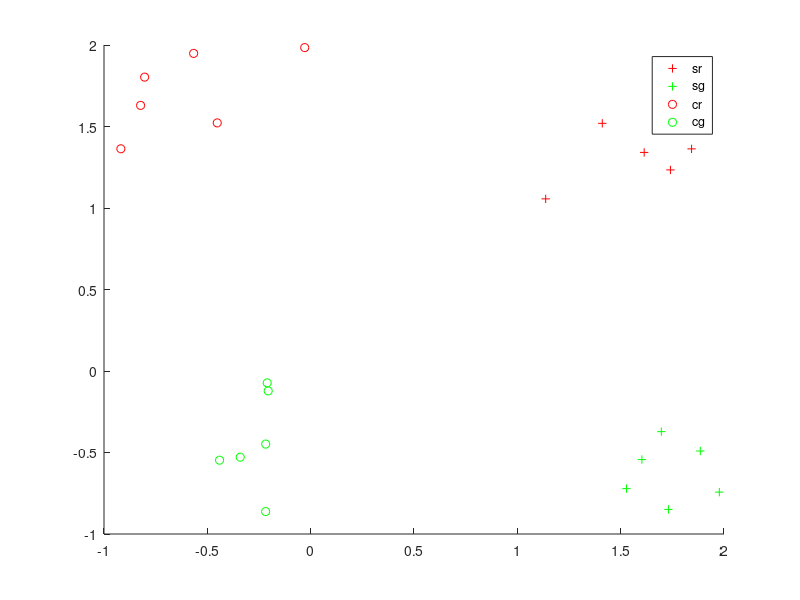

This chart was generated by the following MATLAB code: (Note: this script raises an error after producing the figure.)
% This script is a demo showing some simple decoding on toy data.
% The toy data are simple matlab matrices and no "real" fMRI or EEG data.

% run this many times

for n_rep = 1:50

%% output dir
% cfg.results.dir = 'toyexample'
cfg.results.write = 0;

%% Generate the toy data
% define number of "runs" and center means
nruns = 6; % lets simulate we have n runs

set_red_square.mean = [1 1]; 
set_red_circle.mean = [-1 1]; 
set_green_square.mean = [1 -1]; 
set_green_circle.mean = [-1 -1];


% generate the data

% uniform
data_r_s = rand(nruns, length(set_red_square.mean)) + repmat(set_red_square.mean, nruns, 1);
data_r_c = rand(nruns, length(set_red_circle.mean)) + repmat(set_red_circle.mean, nruns, 1);
data_g_s = rand(nruns, length(set_green_square.mean)) + repmat(set_green_square.mean, nruns, 1);
data_g_c = rand(nruns, length(set_green_circle.mean)) + repmat(set_green_circle.mean, nruns, 1);


% put all together in a data matrix
data = [data_r_s; data_r_c; data_g_s; data_g_c]; 

%% add data description
% save the labels

% first analysis: squares vs circles
s_c_labels = [ 1 * ones(size(data_r_s, 1), 1);
              -1 * ones(size(data_r_c, 1), 1);
               1 * ones(size(data_r_s, 1), 1);
              -1 * ones(size(data_r_c, 1), 1)];

% second analyis: red vs green 
r_g_labels = [ 1 * ones(size(data_r_s, 1), 1);
               1 * ones(size(data_r_c, 1), 1);
              -1 * ones(size(data_r_s, 1), 1);
              -1 * ones(size(data_r_c, 1), 1)];

          
% save the run
cfg.files.step = [1:size(data_r_s, 1), 1:size(data_r_c, 1), 1:size(data_g_s, 1), 1:size(data_g_c, 1)]';
          
% save a description
for ifile = 1:size(data, 1)
    if s_c_labels(ifile) == 1
        form = 'square';
    else
        form = 'cirlce';
    end
    
    if r_g_labels(ifile) == 1
        color = 'red';
    else
        color = 'gre';
    end
    
    cfg.files.name(ifile) = {sprintf('%s_%s_run%i', form, color, cfg.files.step(ifile))};
end
cfg.files.descr = cfg.files.name;
% add an empty mask file
cfg.files.mask = '';

%% plot the data (if 2d)

if size(data, 2) == 2
    figure('name', 'data')

    hold all
    
    % plot s r
    filter = (s_c_labels == 1) & (r_g_labels == 1);
    plot(data(filter, 1), data(filter, 2), '+r');
    
    % plot s g
    filter = (s_c_labels == 1) & (r_g_labels == -1);
    plot(data(filter, 1), data(filter, 2), '+g');
    
    % plot c r
    filter = (s_c_labels == -1) & (r_g_labels == 1);
    plot(data(filter, 1), data(filter, 2), 'or');
    
    % plot c g
    filter = (s_c_labels == -1) & (r_g_labels == -1);
    plot(data(filter, 1), data(filter, 2), 'og');
end

legend({'sr', 'sg', 'cr', 'cg'})

%% create the design matrix

% set labels square vs circle
cfg.files.label = s_c_labels;

% train: red squares vs red circles
% test: red squares vs red circles
cfg.files.xclass = r_g_labels == 1;
design1_1 = make_design_xclass(cfg);
% the same with inverse train & test set
cfg.files.xclass = ~cfg.files.xclass;
design1_2 = make_design_xclass(cfg);

% train: red squares vs green circles
% test: green squares vs red circles
cfg.files.xclass = xor(r_g_labels == 1, s_c_labels == 1);
design1_3 = make_design_xclass(cfg);
% same with inverse labels
cfg.files.xclass = ~cfg.files.xclass;
design1_4 = make_design_xclass(cfg);


% put all in 1 design
cfg.design.train = [design1_1.train design1_2.train design1_3.train design1_4.train];
cfg.design.test = [design1_1.test design1_2.test design1_3.test design1_4.test];
cfg.design.label = [design1_1.label design1_2.label design1_3.label design1_4.label];
cfg.design.set = ones(1, size(cfg.design.train, 2));

display_design(cfg)

%% Prepare data for passing
passed_data.data = data;
passed_data.mask_index = 1:size(data, 2); % use all voxels
passed_data.files = cfg.files;
passed_data.hdr = ''; % we don't need a header, because we don't write img-files as output (but mat-files)
passed_data.dim = [length(set_green_circle.mean), 1, 1]; % add dimension information of the original data

%% Add defaults for the remaining parameters that we did not specify
cfg = decoding_defaults(cfg);

% Set the analysis that should be performed (here we only want to do 1
% decoding)
cfg.analysis = 'wholebrain';
% cfg.analysis = 'searchlight';
cfg.results.output = {'accuracy', 'binomial_probability', 'model_parameters'};
% Set the output directory where data will be saved
% cfg.results.dir = ''; fullfile(pwd, 'toyresults');

cfg.verbose = 2; % you want all information to be printed on screen

%% Play around with the decoding parameters

% Parameters for libsvm (from their webpage):
% -s svm_type : set type of SVM (default 0)
% 	0 -- C-SVC
% 	1 -- nu-SVC
% 	2 -- one-class SVM
% 	3 -- epsilon-SVR
% 	4 -- nu-SVR
% -t kernel_type : set type of kernel function (default 2)
% 	0 -- linear: u'*v
% 	1 -- polynomial: (gamma*u'*v + coef0)^degree
% 	2 -- radial basis function: exp(-gamma*|u-v|^2)
% 	3 -- sigmoid: tanh(gamma*u'*v + coef0)
% -d degree : set degree in kernel function (default 3)
% -g gamma : set gamma in kernel function (default 1/num_features)
% -r coef0 : set coef0 in kernel function (default 0)
% -c cost : set the parameter C of C-SVC, epsilon-SVR, and nu-SVR (default 1)
% -n nu : set the parameter nu of nu-SVC, one-class SVM, and nu-SVR (default 0.5)
% -p epsilon : set the epsilon in loss function of epsilon-SVR (default 0.1)
% -m cachesize : set cache memory size in MB (default 100)
% -e epsilon : set tolerance of termination criterion (default 0.001)
% -h shrinking: whether to use the shrinking heuristics, 0 or 1 (default 1)
% -b probability_estimates: whether to train a SVC or SVR model for probability estimates, 0 or 1 (default 0)
% -wi weight: set the parameter C of class i to weight*C, for C-SVC (default 1)
% 
% The k in the -g option means the number of attributes in the input data.

% RBF
cfg.decoding.train.classification.model_parameters = '-s 0 -t 0 -c 1 -b 0';

% default: cost = 1
% cfg.decoding.train.classification.model_parameters = '-s 0 -t 0 -c 1 -b 0';

% very high costs: points lie on the boundary
% cfg.decoding.train.classification.model_parameters = '-s 0 -t 0 -c 1000 -b 0';

% very low costs: points lie far away from the boundary
% cfg.decoding.train.classification.model_parameters = '-s 0 -t 0 -c 0.01 -b 0';



%% Run decoding
[results, cfg] = decoding(cfg, passed_data)
acc(n_rep) =  results.accuracy

%% end rep
end

%% predict some values to create a meshgrid
if size(data, 2) == 2

    hold on

    model = results.model_parameters.output(1).model(4)

    [X, Y] = meshgrid(-2:.1:2);
    Z = X;
    [predicted, acc, decision_values] = svmpredict(zeros(size(X(:))),[X(:), Y(:)],model,cfg.decoding.test.classification.model_parameters);
    Z(:) = decision_values;
    hold on
    contour(X,Y,Z, -1:1);   
    hold off
end
